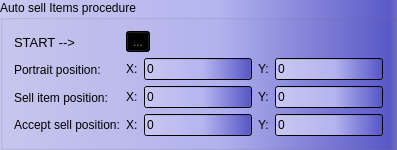
    <widget class="QGroupBox" name="groupBox_6">
     <property name="enabled">
      <bool>true</bool>
     </property>
     <property name="palette">
      <palette>
       <active>
        <colorrole role="WindowText">
         <brush brushstyle="SolidPattern">
          <color alpha="255">
           <red>0</red>
           <green>0</green>
           <blue>0</blue>
          </color>
         </brush>
        </colorrole>
        <colorrole role="Button">
         <brush brushstyle="LinearGradientPattern">
          <gradient startx="0.000000000000000" starty="0.000000000000000" endx="1.000000000000000" endy="0.000000000000000" type="LinearGradient" spread="PadSpread" coordinatemode="ObjectBoundingMode">
           <gradientstop position="0.000000000000000">
            <color alpha="255">
             <red>200</red>
             <green>200</green>
             <blue>240</blue>
            </color>
           </gradientstop>
           <gradientstop position="0.550000000000000">
            <color alpha="255">
             <red>180</red>
             <green>180</green>
             <blue>240</blue>
            </color>
           </gradientstop>
           <gradientstop position="0.980000000000000">
            <color alpha="255">
             <red>90</red>
             <green>90</green>
             <blue>200</blue>
            </color>
           </gradientstop>
           <gradientstop position="1.000000000000000">
            <color alpha="220">
             <red>90</red>
             <green>90</green>
             <blue>180</blue>
            </color>
           </gradientstop>
          </gradient>
         </brush>
        </colorrole>
        <colorrole role="Dark">
         <brush brushstyle="SolidPattern">
          <color alpha="255">
           <red>170</red>
           <green>170</green>
           <blue>0</blue>
          </color>
         </brush>
        </colorrole>
        <colorrole role="Text">
         <brush brushstyle="LinearGradientPattern">
          <gradient startx="0.000000000000000" starty="0.000000000000000" endx="8.000000000000000" endy="12.000000000000000" type="LinearGradient" spread="PadSpread" coordinatemode="ObjectBoundingMode">
           <gradientstop position="0.000000000000000">
            <color alpha="255">
             <red>140</red>
             <green>140</green>
             <blue>0</blue>
            </color>
           </gradientstop>
           <gradientstop position="1.000000000000000">
            <color alpha="255">
             <red>255</red>
             <green>255</green>
             <blue>30</blue>
            </color>
           </gradientstop>
          </gradient>
         </brush>
        </colorrole>
        <colorrole role="ButtonText">
         <brush brushstyle="LinearGradientPattern">
          <gradient startx="0.000000000000000" starty="0.000000000000000" endx="8.000000000000000" endy="12.000000000000000" type="LinearGradient" spread="PadSpread" coordinatemode="ObjectBoundingMode">
           <gradientstop position="0.000000000000000">
            <color alpha="255">
             <red>140</red>
             <green>140</green>
             <blue>0</blue>
            </color>
           </gradientstop>
           <gradientstop position="1.000000000000000">
            <color alpha="255">
             <red>255</red>
             <green>255</green>
             <blue>30</blue>
            </color>
           </gradientstop>
          </gradient>
         </brush>
        </colorrole>
        <colorrole role="Base">
         <brush brushstyle="LinearGradientPattern">
          <gradient startx="0.000000000000000" starty="0.000000000000000" endx="1.000000000000000" endy="0.000000000000000" type="LinearGradient" spread="PadSpread" coordinatemode="ObjectBoundingMode">
           <gradientstop position="0.000000000000000">
            <color alpha="255">
             <red>200</red>
             <green>200</green>
             <blue>240</blue>
            </color>
           </gradientstop>
           <gradientstop position="0.550000000000000">
            <color alpha="255">
             <red>180</red>
             <green>180</green>
             <blue>240</blue>
            </color>
           </gradientstop>
           <gradientstop position="0.980000000000000">
            <color alpha="255">
             <red>90</red>
             <green>90</green>
             <blue>200</blue>
            </color>
           </gradientstop>
           <gradientstop position="1.000000000000000">
            <color alpha="220">
             <red>90</red>
             <green>90</green>
             <blue>180</blue>
            </color>
           </gradientstop>
          </gradient>
         </brush>
        </colorrole>
        <colorrole role="Window">
         <brush brushstyle="LinearGradientPattern">
          <gradient startx="0.000000000000000" starty="0.000000000000000" endx="1.000000000000000" endy="0.000000000000000" type="LinearGradient" spread="PadSpread" coordinatemode="ObjectBoundingMode">
           <gradientstop position="0.000000000000000">
            <color alpha="255">
             <red>200</red>
             <green>200</green>
             <blue>240</blue>
            </color>
           </gradientstop>
           <gradientstop position="0.550000000000000">
            <color alpha="255">
             <red>180</red>
             <green>180</green>
             <blue>240</blue>
            </color>
           </gradientstop>
           <gradientstop position="0.980000000000000">
            <color alpha="255">
             <red>90</red>
             <green>90</green>
             <blue>200</blue>
            </color>
           </gradientstop>
           <gradientstop position="1.000000000000000">
            <color alpha="220">
             <red>90</red>
             <green>90</green>
             <blue>180</blue>
            </color>
           </gradientstop>
          </gradient>
         </brush>
        </colorrole>
       </active>
       <inactive>
        <colorrole role="WindowText">
         <brush brushstyle="SolidPattern">
          <color alpha="255">
           <red>0</red>
           <green>0</green>
           <blue>0</blue>
          </color>
         </brush>
        </colorrole>
        <colorrole role="Button">
         <brush brushstyle="LinearGradientPattern">
          <gradient startx="0.000000000000000" starty="0.000000000000000" endx="1.000000000000000" endy="0.000000000000000" type="LinearGradient" spread="PadSpread" coordinatemode="ObjectBoundingMode">
           <gradientstop position="0.000000000000000">
            <color alpha="255">
             <red>200</red>
             <green>200</green>
             <blue>240</blue>
            </color>
           </gradientstop>
           <gradientstop position="0.550000000000000">
            <color alpha="255">
             <red>180</red>
             <green>180</green>
             <blue>240</blue>
            </color>
           </gradientstop>
           <gradientstop position="0.980000000000000">
            <color alpha="255">
             <red>90</red>
             <green>90</green>
             <blue>200</blue>
            </color>
           </gradientstop>
           <gradientstop position="1.000000000000000">
            <color alpha="220">
             <red>90</red>
             <green>90</green>
             <blue>180</blue>
            </color>
           </gradientstop>
          </gradient>
         </brush>
        </colorrole>
        <colorrole role="Dark">
         <brush brushstyle="SolidPattern">
          <color alpha="255">
           <red>170</red>
           <green>170</green>
           <blue>0</blue>
          </color>
         </brush>
        </colorrole>
        <colorrole role="Text">
         <brush brushstyle="LinearGradientPattern">
          <gradient startx="0.000000000000000" starty="0.000000000000000" endx="8.000000000000000" endy="12.000000000000000" type="LinearGradient" spread="PadSpread" coordinatemode="ObjectBoundingMode">
           <gradientstop position="0.000000000000000">
            <color alpha="255">
             <red>140</red>
             <green>140</green>
             <blue>0</blue>
            </color>
           </gradientstop>
           <gradientstop position="1.000000000000000">
            <color alpha="255">
             <red>255</red>
             <green>255</green>
             <blue>30</blue>
            </color>
           </gradientstop>
          </gradient>
         </brush>
        </colorrole>
        <colorrole role="ButtonText">
         <brush brushstyle="LinearGradientPattern">
          <gradient startx="0.000000000000000" starty="0.000000000000000" endx="8.000000000000000" endy="12.000000000000000" type="LinearGradient" spread="PadSpread" coordinatemode="ObjectBoundingMode">
           <gradientstop position="0.000000000000000">
            <color alpha="255">
             <red>140</red>
             <green>140</green>
             <blue>0</blue>
            </color>
           </gradientstop>
           <gradientstop position="1.000000000000000">
            <color alpha="255">
             <red>255</red>
             <green>255</green>
             <blue>30</blue>
            </color>
           </gradientstop>
          </gradient>
         </brush>
        </colorrole>
        <colorrole role="Base">
         <brush brushstyle="LinearGradientPattern">
          <gradient startx="0.000000000000000" starty="0.000000000000000" endx="1.000000000000000" endy="0.000000000000000" type="LinearGradient" spread="PadSpread" coordinatemode="ObjectBoundingMode">
           <gradientstop position="0.000000000000000">
            <color alpha="255">
             <red>200</red>
             <green>200</green>
             <blue>240</blue>
            </color>
           </gradientstop>
           <gradientstop position="0.550000000000000">
            <color alpha="255">
             <red>180</red>
             <green>180</green>
             <blue>240</blue>
            </color>
           </gradientstop>
           <gradientstop position="0.980000000000000">
            <color alpha="255">
             <red>90</red>
             <green>90</green>
             <blue>200</blue>
            </color>
           </gradientstop>
           <gradientstop position="1.000000000000000">
            <color alpha="220">
             <red>90</red>
             <green>90</green>
             <blue>180</blue>
            </color>
           </gradientstop>
          </gradient>
         </brush>
        </colorrole>
        <colorrole role="Window">
         <brush brushstyle="LinearGradientPattern">
          <gradient startx="0.000000000000000" starty="0.000000000000000" endx="1.000000000000000" endy="0.000000000000000" type="LinearGradient" spread="PadSpread" coordinatemode="ObjectBoundingMode">
           <gradientstop position="0.000000000000000">
            <color alpha="255">
             <red>200</red>
             <green>200</green>
             <blue>240</blue>
            </color>
           </gradientstop>
           <gradientstop position="0.550000000000000">
            <color alpha="255">
             <red>180</red>
             <green>180</green>
             <blue>240</blue>
            </color>
           </gradientstop>
           <gradientstop position="0.980000000000000">
            <color alpha="255">
             <red>90</red>
             <green>90</green>
             <blue>200</blue>
            </color>
           </gradientstop>
           <gradientstop position="1.000000000000000">
            <color alpha="220">
             <red>90</red>
             <green>90</green>
             <blue>180</blue>
            </color>
           </gradientstop>
          </gradient>
         </brush>
        </colorrole>
       </inactive>
       <disabled>
        <colorrole role="WindowText">
         <brush brushstyle="SolidPattern">
          <color alpha="255">
           <red>0</red>
           <green>0</green>
           <blue>0</blue>
          </color>
         </brush>
        </colorrole>
        <colorrole role="Button">
         <brush brushstyle="LinearGradientPattern">
          <gradient startx="0.000000000000000" starty="0.000000000000000" endx="1.000000000000000" endy="0.000000000000000" type="LinearGradient" spread="PadSpread" coordinatemode="ObjectBoundingMode">
           <gradientstop position="0.000000000000000">
            <color alpha="255">
             <red>200</red>
             <green>200</green>
             <blue>240</blue>
            </color>
           </gradientstop>
           <gradientstop position="0.550000000000000">
            <color alpha="255">
             <red>180</red>
             <green>180</green>
             <blue>240</blue>
            </color>
           </gradientstop>
           <gradientstop position="0.980000000000000">
            <color alpha="255">
             <red>90</red>
             <green>90</green>
             <blue>200</blue>
            </color>
           </gradientstop>
           <gradientstop position="1.000000000000000">
            <color alpha="220">
             <red>90</red>
             <green>90</green>
             <blue>180</blue>
            </color>
           </gradientstop>
          </gradient>
         </brush>
        </colorrole>
        <colorrole role="Dark">
         <brush brushstyle="SolidPattern">
          <color alpha="255">
           <red>170</red>
           <green>170</green>
           <blue>0</blue>
          </color>
         </brush>
        </colorrole>
        <colorrole role="Text">
         <brush brushstyle="LinearGradientPattern">
          <gradient startx="0.000000000000000" starty="0.000000000000000" endx="8.000000000000000" endy="12.000000000000000" type="LinearGradient" spread="PadSpread" coordinatemode="ObjectBoundingMode">
           <gradientstop position="0.000000000000000">
            <color alpha="255">
             <red>140</red>
             <green>140</green>
             <blue>0</blue>
            </color>
           </gradientstop>
           <gradientstop position="1.000000000000000">
            <color alpha="255">
             <red>255</red>
             <green>255</green>
             <blue>30</blue>
            </color>
           </gradientstop>
          </gradient>
         </brush>
        </colorrole>
        <colorrole role="ButtonText">
         <brush brushstyle="LinearGradientPattern">
          <gradient startx="0.000000000000000" starty="0.000000000000000" endx="8.000000000000000" endy="12.000000000000000" type="LinearGradient" spread="PadSpread" coordinatemode="ObjectBoundingMode">
           <gradientstop position="0.000000000000000">
            <color alpha="255">
             <red>140</red>
             <green>140</green>
             <blue>0</blue>
            </color>
           </gradientstop>
           <gradientstop position="1.000000000000000">
            <color alpha="255">
             <red>255</red>
             <green>255</green>
             <blue>30</blue>
            </color>
           </gradientstop>
          </gradient>
         </brush>
        </colorrole>
        <colorrole role="Base">
         <brush brushstyle="LinearGradientPattern">
          <gradient startx="0.000000000000000" starty="0.000000000000000" endx="1.000000000000000" endy="0.000000000000000" type="LinearGradient" spread="PadSpread" coordinatemode="ObjectBoundingMode">
           <gradientstop position="0.000000000000000">
            <color alpha="255">
             <red>200</red>
             <green>200</green>
             <blue>240</blue>
            </color>
           </gradientstop>
           <gradientstop position="0.550000000000000">
            <color alpha="255">
             <red>180</red>
             <green>180</green>
             <blue>240</blue>
            </color>
           </gradientstop>
           <gradientstop position="0.980000000000000">
            <color alpha="255">
             <red>90</red>
             <green>90</green>
             <blue>200</blue>
            </color>
           </gradientstop>
           <gradientstop position="1.000000000000000">
            <color alpha="220">
             <red>90</red>
             <green>90</green>
             <blue>180</blue>
            </color>
           </gradientstop>
          </gradient>
         </brush>
        </colorrole>
        <colorrole role="Window">
         <brush brushstyle="LinearGradientPattern">
          <gradient startx="0.000000000000000" starty="0.000000000000000" endx="1.000000000000000" endy="0.000000000000000" type="LinearGradient" spread="PadSpread" coordinatemode="ObjectBoundingMode">
           <gradientstop position="0.000000000000000">
            <color alpha="255">
             <red>200</red>
             <green>200</green>
             <blue>240</blue>
            </color>
           </gradientstop>
           <gradientstop position="0.550000000000000">
            <color alpha="255">
             <red>180</red>
             <green>180</green>
             <blue>240</blue>
            </color>
           </gradientstop>
           <gradientstop position="0.980000000000000">
            <color alpha="255">
             <red>90</red>
             <green>90</green>
             <blue>200</blue>
            </color>
           </gradientstop>
           <gradientstop position="1.000000000000000">
            <color alpha="220">
             <red>90</red>
             <green>90</green>
             <blue>180</blue>
            </color>
           </gradientstop>
          </gradient>
         </brush>
        </colorrole>
       </disabled>
      </palette>
     </property>
     <property name="autoFillBackground">
      <bool>false</bool>
     </property>
     <property name="styleSheet">
      <string notr="true"/>
     </property>
     <property name="title">
      <string>Auto sell Items procedure</string>
     </property>
     <layout class="QGridLayout" name="gridLayout">
      <item row="0" column="0">
       <layout class="QVBoxLayout" name="verticalLayout">
        <item>
         <widget class="QLabel" name="label">
          <property name="font">
           <font>
            <pointsize>10</pointsize>
            <stylestrategy>PreferAntialias</stylestrategy>
           </font>
          </property>
          <property name="text">
           <string>START --&gt;</string>
          </property>
         </widget>
        </item>
        <item>
         <widget class="QLabel" name="label_2">
          <property name="text">
           <string>Portrait position:</string>
          </property>
         </widget>
        </item>
        <item>
         <widget class="QLabel" name="label_5">
          <property name="text">
           <string>Sell item position:</string>
          </property>
         </widget>
        </item>
        <item>
         <widget class="QLabel" name="label_15">
          <property name="text">
           <string>Accept sell position:</string>
          </property>
         </widget>
        </item>
       </layout>
      </item>
      <item row="0" column="1">
       <layout class="QVBoxLayout" name="verticalLayout_2">
        <item>
         <widget class="QToolButton" name="sellToolButton">
          <property name="text">
           <string>...</string>
          </property>
          <property name="icon">
           <iconset resource="gbot.qrc">
            <normaloff>:/GBot/Resources/sithicon.png</normaloff>:/GBot/Resources/sithicon.png</iconset>
          </property>
         </widget>
        </item>
        <item>
         <layout class="QHBoxLayout" name="horizontalLayout_2">
          <item>
           <widget class="QLabel" name="label_3">
            <property name="text">
             <string>X:</string>
            </property>
           </widget>
          </item>
          <item>
           <widget class="QLineEdit" name="lineEdit">
            <property name="text">
             <string>0</string>
            </property>
            <property name="readOnly">
             <bool>true</bool>
            </property>
           </widget>
          </item>
          <item>
           <widget class="QLabel" name="label_4">
            <property name="text">
             <string>Y:</string>
            </property>
           </widget>
          </item>
          <item>
           <widget class="QLineEdit" name="lineEdit_2">
            <property name="text">
             <string>0</string>
            </property>
            <property name="readOnly">
             <bool>true</bool>
            </property>
           </widget>
          </item>
         </layout>
        </item>
        <item>
         <layout class="QHBoxLayout" name="horizontalLayout">
          <item>
           <widget class="QLabel" name="label_6">
            <property name="text">
             <string>X:</string>
            </property>
           </widget>
          </item>
          <item>
           <widget class="QLineEdit" name="lineEdit_4">
            <property name="text">
             <string>0</string>
            </property>
            <property name="readOnly">
             <bool>true</bool>
            </property>
           </widget>
          </item>
          <item>
           <widget class="QLabel" name="label_7">
            <property name="text">
             <string>Y:</string>
            </property>
           </widget>
          </item>
          <item>
           <widget class="QLineEdit" name="lineEdit_3">
            <property name="text">
             <string>0</string>
            </property>
            <property name="readOnly">
             <bool>true</bool>
            </property>
           </widget>
          </item>
         </layout>
        </item>
        <item>
         <layout class="QHBoxLayout" name="horizontalLayout_3">
          <item>
           <widget class="QLabel" name="label_16">
            <property name="text">
             <string>X:</string>
            </property>
           </widget>
          </item>
          <item>
           <widget class="QLineEdit" name="lineEdit_9">
            <property name="text">
             <string>0</string>
            </property>
            <property name="readOnly">
             <bool>true</bool>
            </property>
           </widget>
          </item>
          <item>
           <widget class="QLabel" name="label_17">
            <property name="text">
             <string>Y:</string>
            </property>
           </widget>
          </item>
          <item>
           <widget class="QLineEdit" name="lineEdit_10">
            <property name="text">
             <string>0</string>
            </property>
            <property name="readOnly">
             <bool>true</bool>
            </property>
           </widget>
          </item>
         </layout>
        </item>
       </layout>
      </item>
     </layout>
    </widget>
